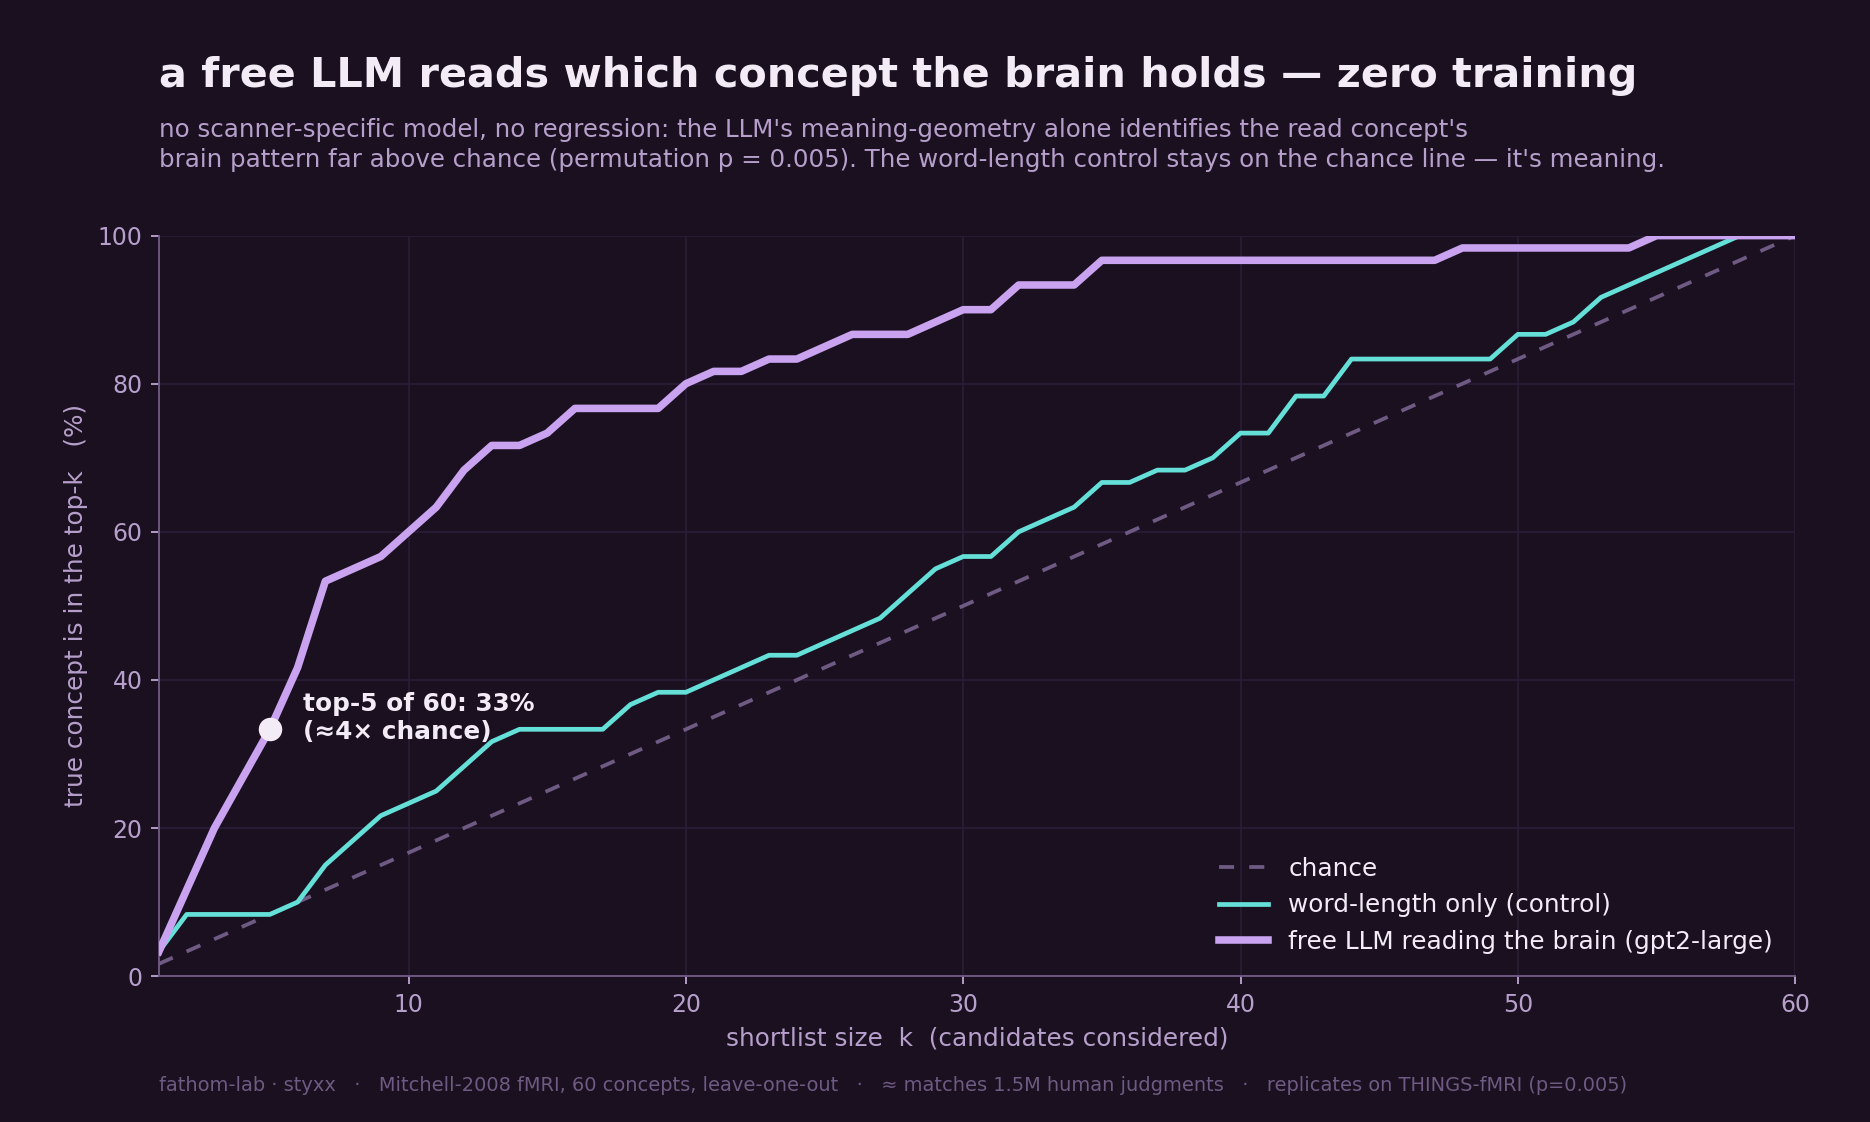

Source code (Python):
# -*- coding: utf-8 -*-
"""Decoder figure: cumulative identification curve — how often the true concept lands in a shortlist of size k,
when a FREE text-only LLM reads the brain (zero training). Mitchell-60 (clean word-reading substrate).
Honest: shows it's strong shortlisting, not verbatim top-1. Reproduce -> fig_decoder.png."""
import sys
import numpy as np
from pathlib import Path
import matplotlib; matplotlib.use("Agg"); import matplotlib.pyplot as plt
HERE = Path(__file__).resolve().parent
sys.path.insert(0, str(HERE.parent / "real-convergence"))
from run_real_convergence import distmat
from run_real_convergence_v2 import concept_all_layers
import torch, gc
from transformers import AutoModelForCausalLM, AutoTokenizer
DEV = "cuda" if torch.cuda.is_available() else "cpu"

bz = np.load(HERE / "brain_rdm.npz", allow_pickle=True)
nouns = [str(w) for w in bz["nouns"]]; brain = bz["group"]; N = len(nouns)

def ranks(model):
    out = []
    for i in range(N):
        others = np.array([j for j in range(N) if j != i])
        b = brain[i, others]; rb = np.argsort(np.argsort(b)).astype(float); rb -= rb.mean()
        M = model[:, others]; rM = np.argsort(np.argsort(M, axis=1), axis=1).astype(float); rM -= rM.mean(1, keepdims=True)
        s = (rM @ rb) / (np.sqrt((rM ** 2).sum(1)) * np.sqrt((rb ** 2).sum()) + 1e-12)
        out.append(int(np.where(np.argsort(-s) == i)[0][0]))
    return np.array(out)

tok = AutoTokenizer.from_pretrained("gpt2-large")
mdl = AutoModelForCausalLM.from_pretrained("gpt2-large", torch_dtype=torch.float16).to(DEV).eval()
llm = distmat(np.stack([concept_all_layers(mdl, tok, w)[-1] for w in nouns])); del mdl; gc.collect()
L = np.array([len(w) for w in nouns], float); lexrdm = np.abs(L[:, None] - L[None, :])
r_llm = ranks(llm); r_lex = ranks(lexrdm)
ks = np.arange(1, N + 1)
cum = lambda r: np.array([np.mean(r < k) for k in ks]) * 100
c_llm, c_lex, c_chance = cum(r_llm), cum(r_lex), ks / N * 100

BG="#1a1020"; INK="#F3ECF7"; SUB="#B79FCB"; LILAC="#C9A2F0"; CYAN="#65E0D8"; MUTE="#6E5A82"; GRID="#2a1d38"
plt.rcParams.update({"font.family": "DejaVu Sans"})
fig, ax = plt.subplots(figsize=(11, 6.6), dpi=170); fig.patch.set_facecolor(BG); ax.set_facecolor(BG)
fig.subplots_adjust(left=0.085, right=0.96, top=0.79, bottom=0.13)
ax.plot(ks, c_chance, color=MUTE, lw=1.6, ls=(0, (4, 4)), label="chance", zorder=2)
ax.plot(ks, c_lex, color=CYAN, lw=2.0, label="word-length only (control)", zorder=3)
ax.plot(ks, c_llm, color=LILAC, lw=3.2, label="free LLM reading the brain (gpt2-large)", zorder=4)
ax.scatter([5], [c_llm[4]], s=80, c=INK, zorder=5)
ax.annotate(f"top-5 of 60: {c_llm[4]:.0f}%\n(≈4× chance)", (5, c_llm[4]), textcoords="offset points",
            xytext=(14, -4), fontsize=10.5, color=INK, fontweight="bold")
ax.set_xlabel("shortlist size  k  (candidates considered)", fontsize=10.5, color=SUB)
ax.set_ylabel("true concept is in the top-k   (%)", fontsize=10.5, color=SUB)
ax.set_xlim(1, N); ax.set_ylim(0, 100); ax.tick_params(colors=SUB); ax.grid(color=GRID, lw=0.7, zorder=0)
for s in ("top", "right"): ax.spines[s].set_visible(False)
for s in ("left", "bottom"): ax.spines[s].set_color(MUTE)
ax.legend(loc="lower right", frameon=False, fontsize=10.5, labelcolor=INK)
fig.text(0.085, 0.95, "a free LLM reads which concept the brain holds — zero training", fontsize=17.5, fontweight="bold", color=INK, va="top")
fig.text(0.085, 0.895, "no scanner-specific model, no regression: the LLM's meaning-geometry alone identifies the read concept's\n"
         "brain pattern far above chance (permutation p = 0.005). The word-length control stays on the chance line — it's meaning.",
         fontsize=10.4, color=SUB, va="top", linespacing=1.35)
fig.text(0.085, 0.028, "fathom-lab · styxx   ·   Mitchell-2008 fMRI, 60 concepts, leave-one-out   ·   ≈ matches 1.5M human judgments   ·   replicates on THINGS-fMRI (p=0.005)", fontsize=8.2, color=MUTE)
fig.savefig(HERE / "fig_decoder.png", facecolor=BG); plt.close(fig)
print(f"top1 {c_llm[0]:.1f}%  top5 {c_llm[4]:.1f}%  top10 {c_llm[9]:.1f}%  (chance top5 {500/N:.1f}%); lex-control top5 {c_lex[4]:.1f}%")
print("wrote fig_decoder.png")
